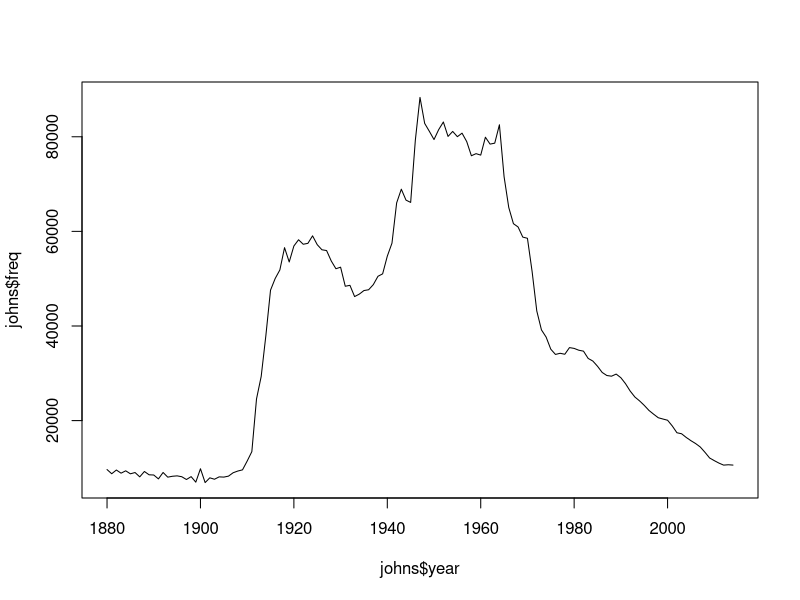
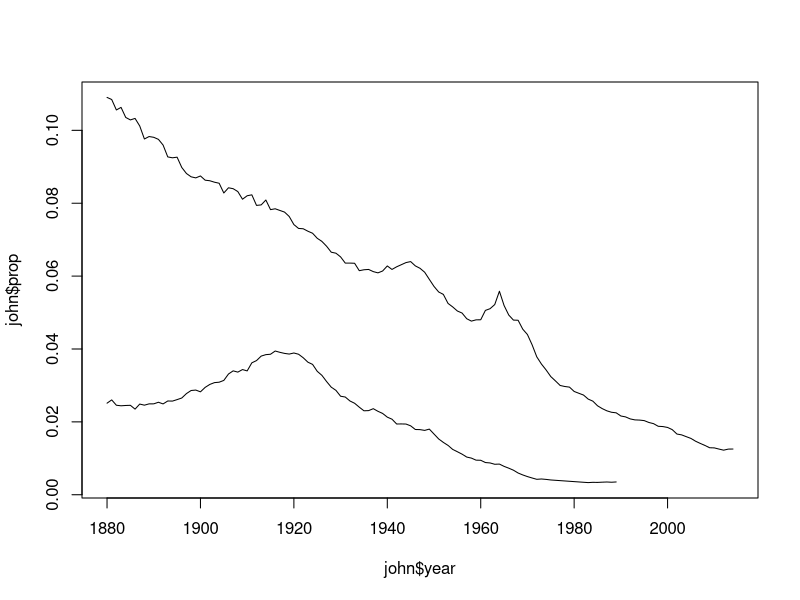

Recreate these plots in R, in order.
## ---- chunk 1
dat <- read.csv('baby-names.csv')
## ---- chunk 2
top_names <- subset(dat, rank==1)
## ---- chunk 3

top_males <- subset(dat, rank < 5 & gender == "M")

## ---- chunk 4

johns <- subset(dat, name == "John" & gender == "M")
dim(johns)
plot(johns$year, johns$freq, type='l')

## ---- chunk 5
dim(dat)
margaret <- subset(dat, name == "Margaret" & gender == "F")
john     <- subset(dat, name == "John" & gender == "M")

plot(john$year, john$prop, type='l', 
     ylim = c(min(margaret$prop, john$prop), max(margaret$prop, john$prop))
)
lines(margaret$year, margaret$prop)
## ---- chunk 6

